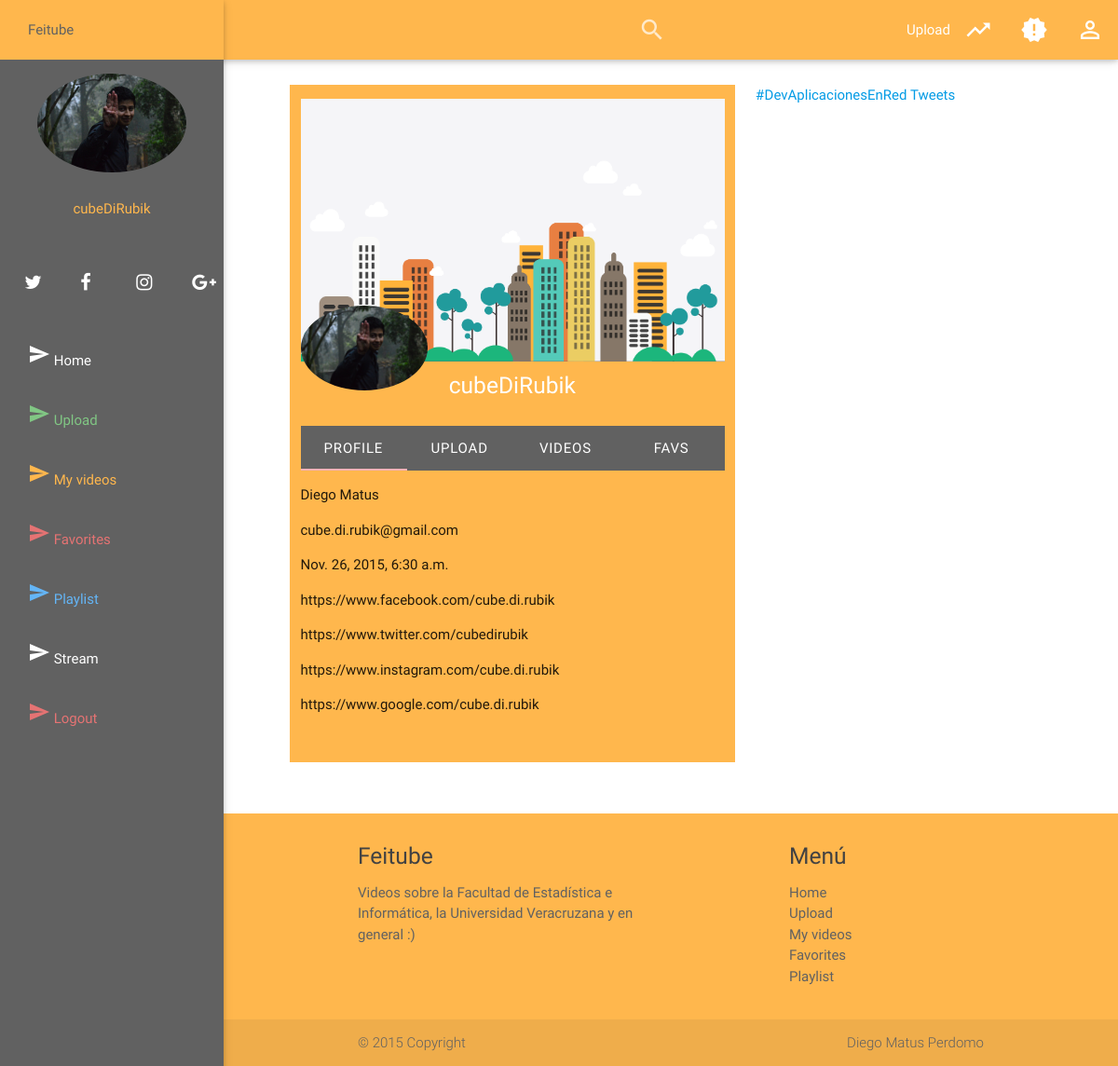
/channel/cubeDiRubik/upload/ (signed in), run on the app's committed database.
### apps/feitube/models.py (models this page shows, shortened)
class Profile(models.Model):
    user = models.OneToOneField(User)
    facebook = models.URLField('Facebook', max_length=255, blank=True, null=True, default='http://localhost:8000')
    twitter = models.URLField('Twitter', max_length=255, blank=True, null=True, default='http://localhost:8000')
    instagram = models.URLField('Instagram', max_length=255, blank=True, null=True, default='http://localhost:8000')
    google = models.URLField('Google +', max_length=255, blank=True, null=True, default='http://localhost:8000')
    profile_picture = models.FileField(upload_to=get_file_path_profiles, blank=True, null=True)
    cover_picture = models.FileField(upload_to=get_file_path_covers, blank=True, null=True)
    slug = models.SlugField(max_length=255, unique=True, blank=True, null=True)
    class Meta:
        verbose_name = 'Perfil'
        verbose_name_plural = 'Perfiles'

### apps/feitube/views.py (the view)
# urls.py: url(r'^channel/(?P<username_slug>[\w|\W]+)/(?P<tab>[\w|\W]+)/$',	'channel_view',		name='channel'),
@login_required(login_url='/')
def channel_view(request, username_slug, tab='profile'):
	user = get_object_or_404(User, username=username_slug)
	profile = get_object_or_404(Profile, user=user)
	profile_videos = profile.videos.all()
	context = { 'profile': profile, 'tab': tab, 'profile_videos': profile_videos }
	return render(request, 'channel.html', context)

### apps/feitube/templates/channel.html (shortened to what this page needs)
{% extends 'base.html' %}
{% load static from static %}
{% block content %}
<div class="col s12 m8 l5 offset-l3">
	<div class="row orange lighten-2 section">
		<div class="col s12">
	    	<img class="materialboxed" width="100%" src="{{ MEDIA_URL }}/images/covers/backgrund.png">
		</div>
		<div class="row">
			<div id="profile-picture" class="col s4">
		    	<img class="materialboxed responsive-img circle" src="{{ profile.profile_picture.url }}" alt="">
			</div>
			<div class="col s8">
				<h5 class="white-text">{{ user.get_username }}</h5>
			</div>
		</div>
		<div class="row">
			<div class="col s12">
			  <ul class="tabs grey darken-2">
			    <li class="tab col s3"><a id="profile" href="#profile_tab">Profile</a></li>
			    <li class="tab col s3"><a id="upload" href="#upload_tab">Upload</a></li>
			    <li class="tab col s3"><a id="videos" href="#videos_tab">Videos</a></li>
			    <li class="tab col s3"><a id="favs" href="#favs_tab">Favs</a></li>
			  </ul>
			</div>
			<section id="profile_tab" class="col s12">
				<p>{{ user.get_full_name }}</p>
				<p>{{ user.email }}</p>
				<p>{{ user.date_joined }}</p>
				<p>{{ profile.facebook }}</p>
				<p>{{ profile.twitter }}</p>
				<p>{{ profile.instagram }}</p>
				<p>{{ profile.google }}</p>
			</section>
		</div>
	</div>
</div>
{% endblock %}

### templates/base.html (shortened to what this page needs)
{% load static from static %}
<!DOCTYPE html>
<html lang="es">
  <head>
    <link rel="stylesheet" href="https://maxcdn.bootstrapcdn.com/font-awesome/4.4.0/css/font-awesome.min.css">
    <link rel="stylesheet" type="text/css" href="{% static "css/materialize.min.css" %}" media="screen,projection"/>
    <link rel="stylesheet" type="text/css" href="{% static "css/styles.css" %}" media="screen,projection"/>
  </head>
  <body>
    <header id="header">
      <section class="navbar-fixed">
        <nav>
          <div class="nav-wrapper orange lighten-2">
            <a href="#" class="hide-on-med-and-down grey-text text-darken-2 brand-logo">Feitube</a>
            <ul class="right">
              <li>
                <form method="POST" action="{% url "search" %}" id="search_form">{% csrf_token %}
                  <div class="search-wrapper input-field">
                    <input id="search" name="search" type="search" required>
                    <label for="search"><i class="material-icons">search</i></label>
                    <i class="material-icons">close</i>
                  </div>
                </form>
              </li>
              {% if user.is_authenticated %}
                <li class="hide-on-small-only"><a class="upload" href="{% url "channel" user.get_username 'upload' %}"><i class="material-icons right">trending_up</i>Upload</a></li>
                <li class="hide-on-small-only"><a href="/"><i class="material-icons">new_releases</i></a></li>
                <li class="hide-on-small-only"><a href="{% url "channel" user.get_username 'profile' %}"><i class="material-icons">perm_identity</i></a></li>
              {% else %}
                <li class="hide-on-small-only"><a class="modal-trigger" href="#login_modal"><i class="material-icons">perm_identity</i>Login</a></li>
              {% endif %}
            </ul>
          </div>
        </nav>
      </section>
    </header>
    <aside id="sidebar">
      <ul class="side-nav fixed grey darken-2" id="mobile-demo">
        <li class="orange lighten-2"><a href="{% url "index" %}" class="grey-text text-darken-2">Feitube</a></li>
        <div class="sidebar-header">
          {% if user.is_authenticated %}
            <figure class="sidebar-image">
                  <img src="{{ user.profile.profile_picture.url }}" alt="" class="circle responsive-img"/>
                  <figcaption><a href="{% url "channel" user.get_username 'profile' %}" class="orange-text text-lighten-2 center-align">{{ user.get_username }}</a></figcaption>
            </figure>
            <div class="row network">
                <div class="col s3"><a class="white-text" href="{{ user.profile.twitter }}"><i class="fa fa-twitter fa-lg"></i></a></div>
                <div class="col s3"><a class="white-text" href="{{ user.profile.facebook }}"><i class="fa fa-facebook fa-lg"></i></a></div>
                <div class="col s3"><a class="white-text" href="{{ user.profile.instagram }}"><i class="fa fa-instagram fa-lg"></i></a></div>
                <div class="col s3"><a class="white-text" href="{{ user.profile.google }}"><i class="fa fa-google-plus fa-lg"></i></a></div>
            </div>
            <li>
              <a href="{% url "index" %}" class="white-text">
                <i class="material-icons">send</i> Home
              </a>
            </li>
            <li>
              <a href="{% url "channel" user.get_username 'upload' %}" class="green-text text-lighten-2">
                <i class="material-icons">send</i> Upload
              </a>
            </li>
            <li>
              <a href="{% url "channel" user.get_username 'videos' %}" class="orange-text text-lighten-2">
                <i class="material-icons">send</i> My videos
              </a>
            </li>
            <li>
              <a href="{% url "channel" user.get_username 'favs' %}" class="red-text text-lighten-2">
                <i class="material-icons">send</i> Favorites
              </a>
            </li>
            <li>
              <a href="{% url "channel" user.get_username 'playlists' %}" class="blue-text text-lighten-2">
                <i class="material-icons">send</i> Playlist
              </a>
            </li>
            <li>
              <a href="{% url "channel" user.get_username 'stream' %}" class="white-text">
                <i class="material-icons">send</i> Stream
              </a>
            </li>
            <li>
              <a href="{% url "logout" %}" class="red-text text-lighten-2">
                <i class="material-icons">send</i> Logout
              </a>
            </li>
          {% endif %}
        </div>
      </ul>
    </aside>
  <section class="main row section">
    {% block content %}{% endblock %}
    <aside class="col s12 m4 l4">
      <a class="twitter-timeline"  href="https://twitter.com/hashtag/DevAplicacionesEnRed" data-widget-id="669795053980639232">#DevAplicacionesEnRed Tweets</a>
    </aside>
  </section>
  <footer class="page-footer orange lighten-2">
    <div class="container">
      <div class="row">
        <div class="col l6 s12">
          <h5 class="grey-text text-darken-3">Feitube</h5>
          <p class="grey-text text-darken-2">Videos sobre la Facultad de Estadística e
          Informática, la Universidad Veracruzana y en general :)</p>
        </div>
        <div class="col l4 offset-l2 s12">
          <h5 class="grey-text text-darken-3">Menú</h5>
          <ul>
            <li><a class="grey-text text-darken-2" href="#!">Home</a></li>
            <li><a class="grey-text text-darken-2" href="#!">Upload</a></li>
            <li><a class="grey-text text-darken-2" href="#!">My videos</a></li>
            <li><a class="grey-text text-darken-2" href="#!">Favorites</a></li>
            <li><a class="grey-text text-darken-2" href="#!">Playlist</a></li>
          </ul>
        </div>
      </div>
    </div>
    <div class="footer-copyright">
      <div class="container grey-text text-darken-2">
      © 2015 Copyright
      <a class="grey-text text-darken-2 right" href="#!">Diego Matus Perdomo</a>
      </div>
    </div>
  </footer>
  </body>
</html>

### apps/feitube/static/css/styles.css (style rules this page uses)
footer { padding-left: 240px; }
.main { margin: 1% 0; }
.tabs .tab a { color: white; }
#profile-picture { margin-top: -4em; position: relative; }

### data on the page
Profile: profile_picture (picture), facebook "https://www.facebook.com/cube.di.rubik", twitter "https://www.twitter.com/cubedirubik", instagram "https://www.instagram.com/cube.di.rubik", google "https://www.google.com/cube.di.rubik"

### other printed values
{{ user.get_username }} "cubeDiRubik"
{{ user.get_full_name }} "Diego Matus"
{{ user.email }} "cube.di.rubik@gmail.com"
{{ user.date_joined }} "Nov. 26, 2015, 6:30 a.m."
